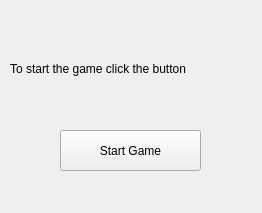
<?xml version="1.0" encoding="UTF-8"?>
<ui version="4.0">
 <class>Form</class>
 <widget class="QWidget" name="Form">
  <property name="geometry">
   <rect>
    <x>0</x>
    <y>0</y>
    <width>262</width>
    <height>213</height>
   </rect>
  </property>
  <property name="windowTitle">
   <string>Form</string>
  </property>
  <widget class="QLabel" name="label">
   <property name="geometry">
    <rect>
     <x>10</x>
     <y>60</y>
     <width>251</width>
     <height>17</height>
    </rect>
   </property>
   <property name="text">
    <string>To start the game click the button</string>
   </property>
  </widget>
  <widget class="QPushButton" name="startGameButton">
   <property name="geometry">
    <rect>
     <x>60</x>
     <y>130</y>
     <width>141</width>
     <height>41</height>
    </rect>
   </property>
   <property name="text">
    <string>Start Game</string>
   </property>
  </widget>
 </widget>
 <resources/>
 <connections/>
</ui>
